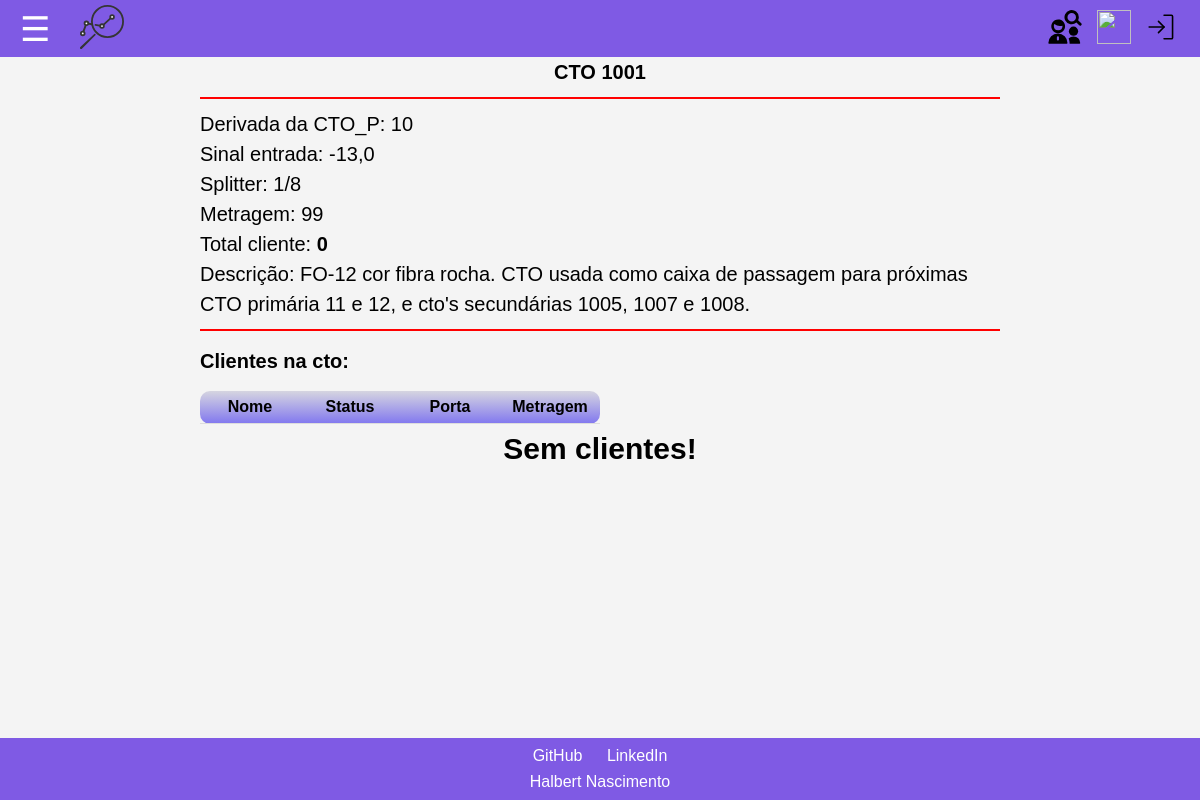
Page /get/pesquisa_cto/23 on the committed database.
### CTO_manager/models.py (models this page shows, shortened)
class CtoSecundaria(models.Model):
  numeracao = models.IntegerField() # Numero de identificacao da CTO secundaria
  descricao = models.TextField(blank=True, null=True, verbose_name='Descricao detalhada') # Informacoes detalhadas e observacoes sobre a CTO
  sinal_entrada = models.FloatField() # Referencia para o sinal que esta chegando na caixa (futura implementacao para verificar atenuacoes na rota)
  splitter = models.ForeignKey(Splitter, on_delete=models.CASCADE) # Pre-requisito: cadastro do splitter; o tamanho do splitter define quantos cliente a caixa pode ter
  derivacao_ctoPrimaria = models.ForeignKey(CtoPrimaria, on_delete=models.CASCADE) # Pre-requisito: cadastro da cto primaria. buscar caixar com identificador da ctop
  metragem = models.IntegerField(default=0) # tamanho do cabo que foi utilizado para instalacao
  clientes = models.ManyToManyField(Cliente, blank=True) # Este e o tipo de campo que define uma relacao de muitos-para-muitos com o modelo Cliente.

class CtoPrimaria(models.Model):
  numeracao = models.IntegerField() # Numero de identificacao da CTO primaria
  descricao = models.TextField(blank=True, null=True, verbose_name='Descricao detalhada') # Informacoes detalhadas e observacoes sobre a CTO
  cor_fibra_entrada = models.CharField(max_length=20) # Cor da fibra de entrada para futuras manutencoes na caixa p
  sinal_entrada = models.FloatField() # Referencia para o sinal que esta chegando na caixa (futura implementacao para verificar atenuacoes na rota)
  splitter = models.ForeignKey(Splitter, on_delete=models.CASCADE) # Pre-requisito: cadastro do splitter; o tamanho do splitter define quantas CTOs secundarias a CTO primaria pode ter
  dio = models.TextField(blank=True, null=True, default="não identificado", verbose_name='Identificao DIO') # Descição/ idenficação do DIO de saida
  olt_porta = models.IntegerField(blank=True , null=True) # identificaçã de porta de saida da OLT
  def __str__(self):
    return f"CTO_P: {self.numeracao}" # Retorna uma representacao em texto formatado com a numeracao da CTO primaria

class Splitter(models.Model):
  splitter_tipo = models.IntegerField()

### getData/views.py (the view)
# urls.py: path('pesquisa_cto/<int:pk>', views.info_cto, name='info_cto'),
def info_cto(request, pk):
    template = loader.get_template('getData/info_cto.html')
    cto = CtoSecundaria.objects.get(pk=pk)
    clientes = cto.clientes.all()
    total_cliente = len(clientes)
    context ={
        'titulo': f'CTO {cto.numeracao}',
        'cto': cto,
        'clientes': clientes,
        'total_cliente':total_cliente
    }
    print(clientes)
    return HttpResponse(template.render(context, request))

### getData/templates/getData/info_cto.html (shortened to what this page needs)
{% extends 'baseNew.html' %}
{% load static %}
{% block extra_head %}
<link rel="stylesheet" href="{% static 'css/pesquisa_clientes.css' %}">
{% endblock %}
{% block content %}
<section class="full_main">
  <p class="informacao titulo_medio">CTO {{cto.numeracao}}</p>
<span class="linha_media"></span>
  <p class="descricao ">
    Derivada da {{cto.derivacao_ctoPrimaria}} <br>
    Sinal entrada: {{cto.sinal_entrada}}  <br>
    Splitter: 1/{{cto.splitter.splitter_tipo}} <br>
    Metragem: {{cto.metragem}} <br>
    Total cliente: <strong> {{total_cliente}}</strong> <br>
    Descrição: {{cto.descricao}}
  </p>
<span class="linha_media"></span>
<fieldset class="pesquisa">
  <legend>Clientes na cto:</legend>
  <table>
    <tr>
      <th>Nome</th>
      <th>Status</th>
      <th>Porta</th>
      <th>Metragem</th>
    </tr>
  </table>
      {% if not clientes %}
        <p class="titulo"> Sem clientes! </p>
      {% endif %}
</fieldset>
</section>
{% endblock %}

### static/css/style_menu_new.css (style rules this page uses)
body { margin: 0; font-family: Arial, sans-serif; background-color: #f0f0f0; display: flex; flex-direction: column; min-height: 100dvh; }

### static/css/formulario.css (style rules this page uses)
strong { font-weight: bold; }
.titulo { font-size: 30px; font-weight: bold; text-align: center; padding: 10px 0; }
.titulo_medio { font-size: 20px; font-weight: bold; text-align: center; padding: 5px 0; }
.linha_media { display: block; height: 2px; width: 100%; background-color: red; margin-bottom: 10px; margin-top: 10px; }
.pesquisa legend { font-size: 20px; font-weight: bold; padding: 10px 0 20px 0; }
.pesquisa table { background: linear-gradient(to top, #3b2bec9f, #c3c2d49f); padding: 50px; width: 50%; border-radius: 10px; }
.pesquisa th { font-weight: bold; text-align: center; width: 100px; padding-bottom: 8px; }
th, td { padding: 8px; border-bottom: 1px solid #ddd; }

### static/css/geral.css (style rules this page uses)
.descricao { font-size: 20px; line-height: 1.5; }

### static/css/pesquisa_clientes.css (style rules this page uses)
.full_main { max-width: 100dvh; }

### rows in the picture
CtoSecundaria: numeracao "1001", derivacao_ctoPrimaria "CTO_P: 10", sinal_entrada "-13,0", splitter.splitter_tipo "8", metragem "99", descricao "FO-12 cor fibra rocha. CTO usada como caixa de passagem para próximas CTO primária 11 e 12, e cto's secundárias 1005, 1007 e 1008."

### other values in the picture
{{ total_cliente }} "0"
